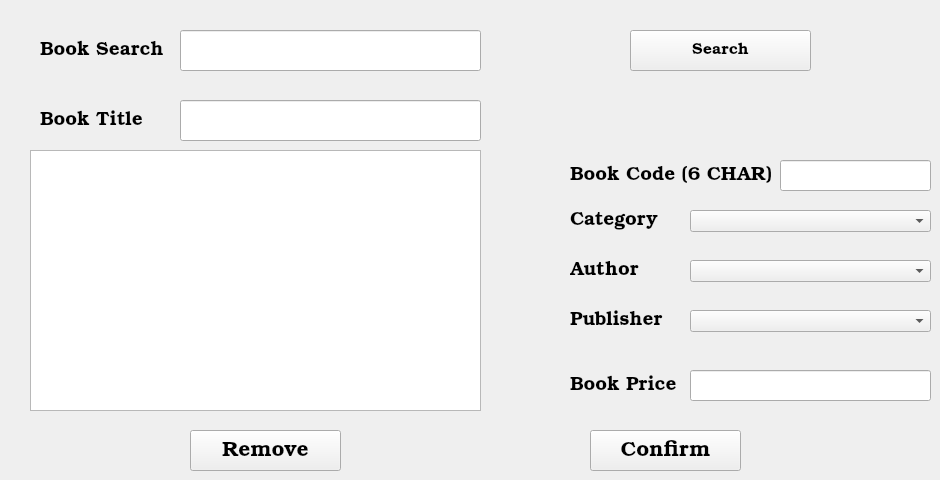
      <widget class="QWidget" name="tab_6">
       <attribute name="title">
        <string>Book Data</string>
       </attribute>
       <widget class="QPushButton" name="pushButton_8">
        <property name="geometry">
         <rect>
          <x>590</x>
          <y>430</y>
          <width>151</width>
          <height>41</height>
         </rect>
        </property>
        <property name="font">
         <font>
          <family>URW Bookman</family>
          <pointsize>16</pointsize>
         </font>
        </property>
        <property name="text">
         <string>Confirm</string>
        </property>
       </widget>
       <widget class="QLineEdit" name="lineEdit_6">
        <property name="geometry">
         <rect>
          <x>180</x>
          <y>100</y>
          <width>301</width>
          <height>41</height>
         </rect>
        </property>
       </widget>
       <widget class="QLabel" name="label_13">
        <property name="geometry">
         <rect>
          <x>40</x>
          <y>100</y>
          <width>121</width>
          <height>41</height>
         </rect>
        </property>
        <property name="font">
         <font>
          <family>URW Bookman</family>
          <pointsize>14</pointsize>
         </font>
        </property>
        <property name="text">
         <string>Book Title</string>
        </property>
       </widget>
       <widget class="QLabel" name="label_14">
        <property name="geometry">
         <rect>
          <x>40</x>
          <y>30</y>
          <width>131</width>
          <height>41</height>
         </rect>
        </property>
        <property name="font">
         <font>
          <family>URW Bookman</family>
          <pointsize>14</pointsize>
         </font>
        </property>
        <property name="text">
         <string>Book Search</string>
        </property>
       </widget>
       <widget class="QLineEdit" name="lineEdit_7">
        <property name="geometry">
         <rect>
          <x>180</x>
          <y>30</y>
          <width>301</width>
          <height>41</height>
         </rect>
        </property>
       </widget>
       <widget class="QPushButton" name="pushButton_9">
        <property name="geometry">
         <rect>
          <x>630</x>
          <y>30</y>
          <width>181</width>
          <height>41</height>
         </rect>
        </property>
        <property name="font">
         <font>
          <family>URW Bookman</family>
          <pointsize>12</pointsize>
         </font>
        </property>
        <property name="text">
         <string>Search</string>
        </property>
       </widget>
       <widget class="QPushButton" name="pushButton_10">
        <property name="geometry">
         <rect>
          <x>190</x>
          <y>430</y>
          <width>151</width>
          <height>41</height>
         </rect>
        </property>
        <property name="font">
         <font>
          <family>URW Bookman</family>
          <pointsize>16</pointsize>
         </font>
        </property>
        <property name="text">
         <string>Remove</string>
        </property>
       </widget>
       <widget class="QComboBox" name="comboBox_6">
        <property name="geometry">
         <rect>
          <x>690</x>
          <y>210</y>
          <width>241</width>
          <height>22</height>
         </rect>
        </property>
       </widget>
       <widget class="QLabel" name="label_9">
        <property name="geometry">
         <rect>
          <x>570</x>
          <y>260</y>
          <width>121</width>
          <height>21</height>
         </rect>
        </property>
        <property name="font">
         <font>
          <family>URW Bookman</family>
          <pointsize>14</pointsize>
         </font>
        </property>
        <property name="text">
         <string>Author</string>
        </property>
       </widget>
       <widget class="QLabel" name="label_10">
        <property name="geometry">
         <rect>
          <x>570</x>
          <y>160</y>
          <width>201</width>
          <height>31</height>
         </rect>
        </property>
        <property name="font">
         <font>
          <family>URW Bookman</family>
          <pointsize>14</pointsize>
         </font>
        </property>
        <property name="text">
         <string>Book Code (6 CHAR)</string>
        </property>
       </widget>
       <widget class="QLabel" name="label_11">
        <property name="geometry">
         <rect>
          <x>570</x>
          <y>370</y>
          <width>121</width>
          <height>31</height>
         </rect>
        </property>
        <property name="font">
         <font>
          <family>URW Bookman</family>
          <pointsize>14</pointsize>
         </font>
        </property>
        <property name="text">
         <string>Book Price</string>
        </property>
       </widget>
       <widget class="QComboBox" name="comboBox_8">
        <property name="geometry">
         <rect>
          <x>690</x>
          <y>310</y>
          <width>241</width>
          <height>22</height>
         </rect>
        </property>
       </widget>
       <widget class="QLineEdit" name="lineEdit_8">
        <property name="geometry">
         <rect>
          <x>690</x>
          <y>370</y>
          <width>241</width>
          <height>31</height>
         </rect>
        </property>
       </widget>
       <widget class="QLabel" name="label_12">
        <property name="geometry">
         <rect>
          <x>570</x>
          <y>310</y>
          <width>121</width>
          <height>21</height>
         </rect>
        </property>
        <property name="font">
         <font>
          <family>URW Bookman</family>
          <pointsize>14</pointsize>
         </font>
        </property>
        <property name="text">
         <string>Publisher</string>
        </property>
       </widget>
       <widget class="QLabel" name="label_15">
        <property name="geometry">
         <rect>
          <x>570</x>
          <y>210</y>
          <width>121</width>
          <height>21</height>
         </rect>
        </property>
        <property name="font">
         <font>
          <family>URW Bookman</family>
          <pointsize>14</pointsize>
         </font>
        </property>
        <property name="text">
         <string>Category</string>
        </property>
       </widget>
       <widget class="QLineEdit" name="lineEdit_9">
        <property name="geometry">
         <rect>
          <x>780</x>
          <y>160</y>
          <width>151</width>
          <height>31</height>
         </rect>
        </property>
       </widget>
       <widget class="QComboBox" name="comboBox_7">
        <property name="geometry">
         <rect>
          <x>690</x>
          <y>260</y>
          <width>241</width>
          <height>22</height>
         </rect>
        </property>
       </widget>
       <widget class="QTextEdit" name="textEdit_2">
        <property name="geometry">
         <rect>
          <x>30</x>
          <y>150</y>
          <width>451</width>
          <height>261</height>
         </rect>
        </property>
       </widget>
      </widget>
